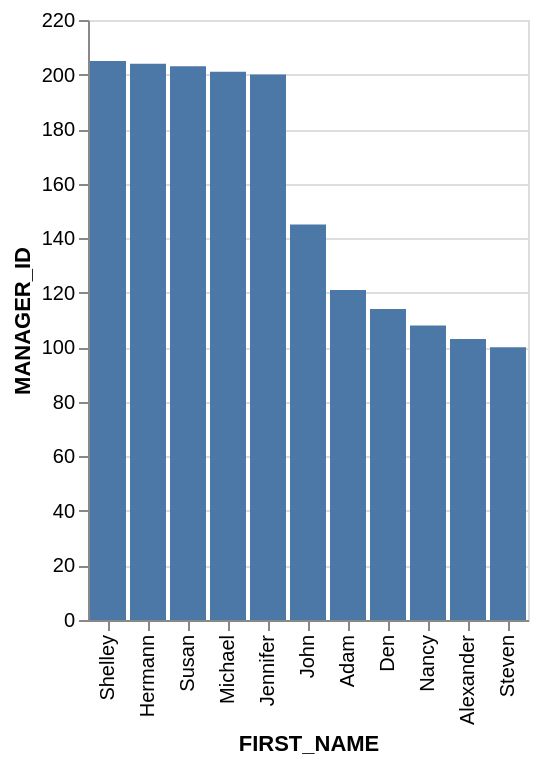

The Vega-Lite source for this figure:
### Vega-Lite specification from a JSON file in a GitHub repository (floating-point values rounded to 4 significant figures)
{"data": {"values": [{"x_data": "Shelley", "y_data": 205}, {"x_data": "Hermann", "y_data": 204}, {"x_data": "Susan", "y_data": 203}, {"x_data": "Michael", "y_data": 201}, {"x_data": "Jennifer", "y_data": 200}, {"x_data": "John", "y_data": 145}, {"x_data": "Adam", "y_data": 121}, {"x_data": "Den", "y_data": 114}, {"x_data": "Nancy", "y_data": 108}, {"x_data": "Alexander", "y_data": 103}, {"x_data": "Steven", "y_data": 100}]}, "mark": "bar", "encoding": {"x": {"field": "x_data", "type": "nominal", "title": "FIRST_NAME", "sort": {"op": "sum", "field": "y_data", "order": "descending"}}, "y": {"field": "y_data", "type": "quantitative", "title": "MANAGER_ID"}}}
